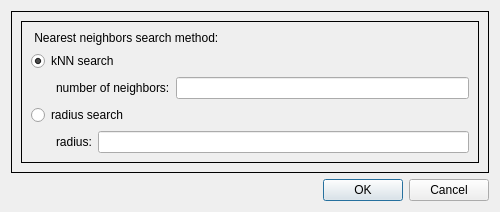
<?xml version="1.0" encoding="UTF-8"?>
<ui version="4.0">
 <class>PointCloudCurvatureDialog</class>
 <widget class="QDialog" name="PointCloudCurvatureDialog">
  <property name="geometry">
   <rect>
    <x>0</x>
    <y>0</y>
    <width>500</width>
    <height>160</height>
   </rect>
  </property>
  <property name="windowTitle">
   <string>PointCloudCurvature</string>
  </property>
  <layout class="QVBoxLayout" name="verticalLayout">
   <item>
    <widget class="QFrame" name="frame">
     <property name="frameShape">
      <enum>QFrame::Box</enum>
     </property>
     <property name="frameShadow">
      <enum>QFrame::Plain</enum>
     </property>
     <layout class="QVBoxLayout" name="verticalLayout_2">
      <item>
       <widget class="QFrame" name="frame_2">
        <property name="frameShape">
         <enum>QFrame::Box</enum>
        </property>
        <layout class="QVBoxLayout" name="verticalLayout_3">
         <!-- start of parameters section -->
         <!-- title -->
         <item>
          <widget class="QLabel" name="label_Process">
           <property name="text">
            <string> Nearest neighbors search method: </string>
           </property>
          </widget>
         </item>
         <!-- 1st parameter -->
         <!-- radio button -->
         <item>
          <widget class="QRadioButton" name="radioButton_knnsearch">
           <property name="text">
            <string>kNN search</string>
           </property>
           <property name="checked">
            <bool>true</bool>
           </property>
          </widget>
         </item>
         <!-- parameter -->
         <item>
          <layout class="QHBoxLayout" name="horizontalLayout_2nd_param">
           <item>
            <spacer name="horizontalSpacer_1">
             <property name="orientation">
              <enum>Qt::Horizontal</enum>
             </property>
             <property name="sizeType">
              <enum>QSizePolicy::Fixed</enum>
             </property>
             <property name="sizeHint" stdset="0">
              <size>
               <width>25</width>
               <height>15</height>
              </size>
             </property>
            </spacer>
           </item>
           <item>
            <widget class="QLabel" name="label_2nd_param">
             <property name="text">
              <string>number of neighbors:</string>
             </property>
             <property name="alignment">
              <set>Qt::AlignLeft | Qt::AlignVCenter</set>
             </property>
            </widget>
           </item>
           <item>
            <widget class="QLineEdit" name="lineEdit_K"/>
           </item>
          </layout>
         </item>
         <!-- 2nd parameter -->
         <!-- radio button -->
         <item>
          <widget class="QRadioButton" name="radioButton_radiussearch">
           <property name="text">
            <string>radius search</string>
           </property>
           <property name="checked">
            <bool>false</bool>
           </property>
          </widget>
         </item>
         <!-- parameter -->
         <item>
          <layout class="QHBoxLayout" name="horizontalLayout_3rd_param">
           <item>
            <spacer name="horizontalSpacer_2">
             <property name="orientation">
              <enum>Qt::Horizontal</enum>
             </property>
             <property name="sizeType">
              <enum>QSizePolicy::Fixed</enum>
             </property>
             <property name="sizeHint" stdset="0">
              <size>
               <width>25</width>
               <height>15</height>
              </size>
             </property>
            </spacer>
           </item>
           <item>
            <widget class="QLabel" name="label_3rd_param">
             <property name="text">
              <string>radius:</string>
             </property>
             <property name="alignment">
              <set>Qt::AlignLeft | Qt::AlignVCenter</set>
             </property>
            </widget>
           </item>
           <item>
            <widget class="QLineEdit" name="lineEdit_Radius"/>
           </item>
          </layout>
         </item>
         <!-- end of parameters section -->
        </layout>
       </widget>
      </item>
     </layout>
    </widget>
   </item>
   <item>
    <widget class="QDialogButtonBox" name="buttonBox">
     <property name="orientation">
      <enum>Qt::Horizontal</enum>
     </property>
     <property name="standardButtons">
      <set>QDialogButtonBox::Cancel|QDialogButtonBox::Ok</set>
     </property>
    </widget>
   </item>
  </layout>
 </widget>
 <resources/>
 <connections>
  <connection>
   <sender>buttonBox</sender>
   <signal>accepted()</signal>
   <receiver>PointCloudCurvatureDialog</receiver>
   <slot>accept()</slot>
   <hints>
    <hint type="sourcelabel">
     <x>248</x>
     <y>254</y>
    </hint>
    <hint type="destinationlabel">
     <x>157</x>
     <y>274</y>
    </hint>
   </hints>
  </connection>
  <connection>
   <sender>buttonBox</sender>
   <signal>rejected()</signal>
   <receiver>PointCloudCurvatureDialog</receiver>
   <slot>reject()</slot>
   <hints>
    <hint type="sourcelabel">
     <x>316</x>
     <y>260</y>
    </hint>
    <hint type="destinationlabel">
     <x>286</x>
     <y>274</y>
    </hint>
   </hints>
  </connection>
 </connections>
</ui>
